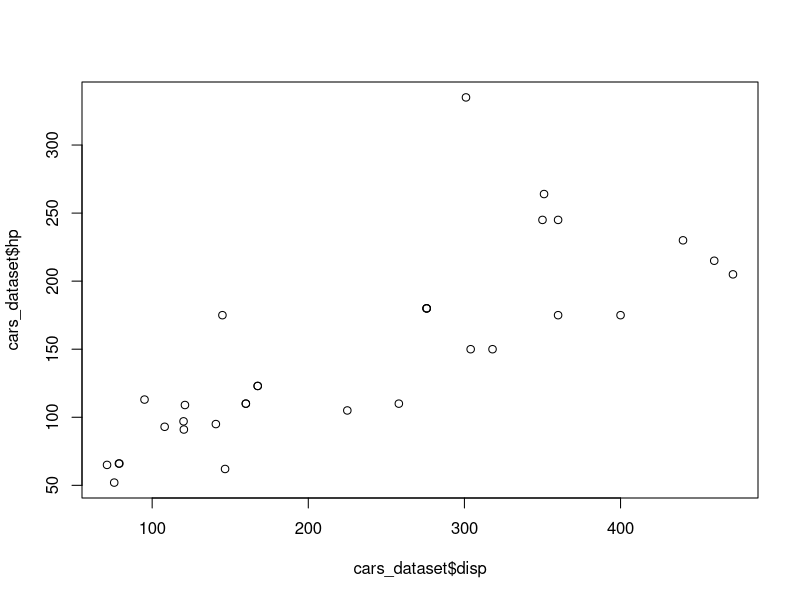
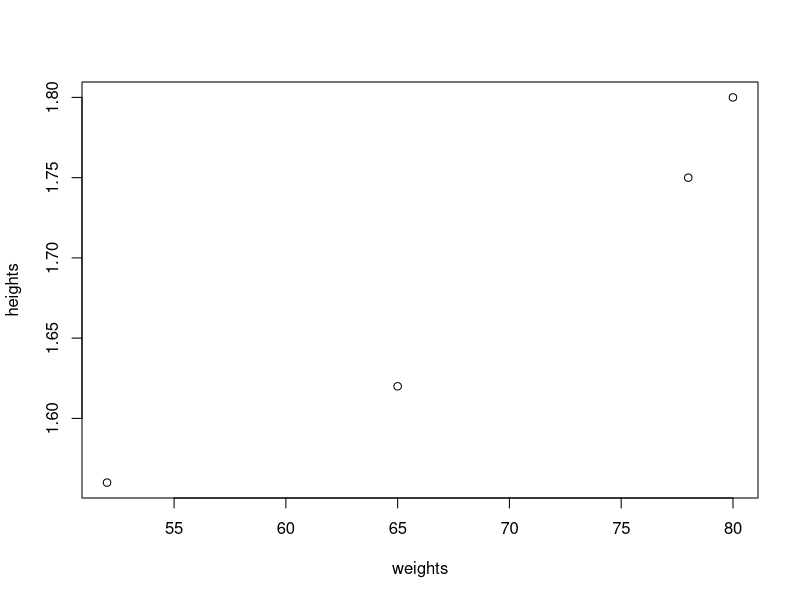
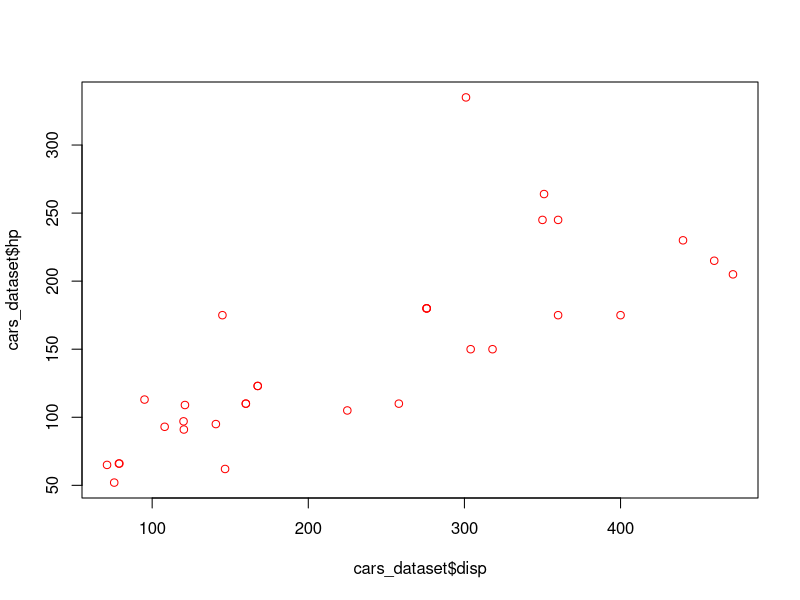
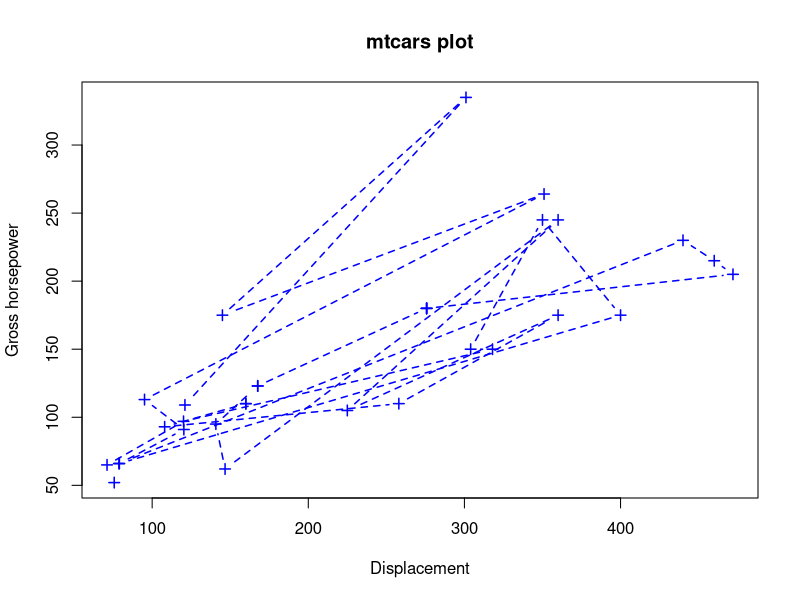
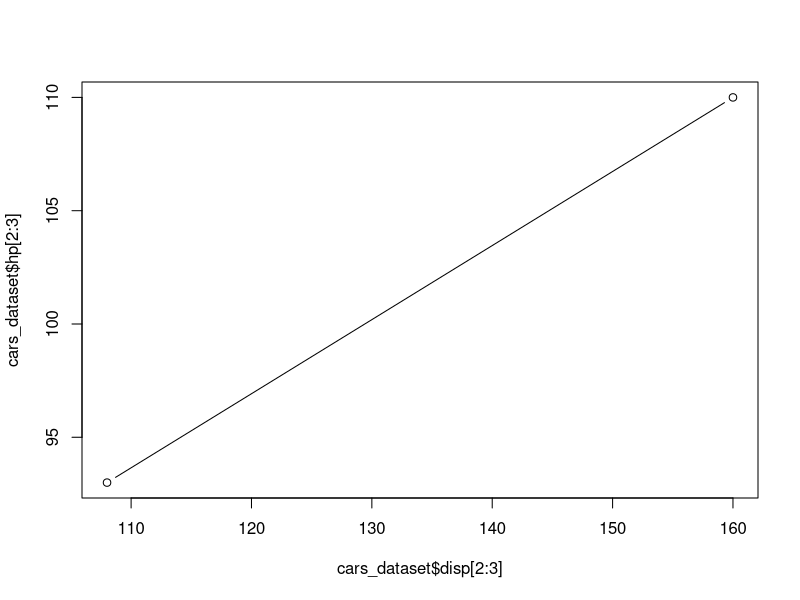
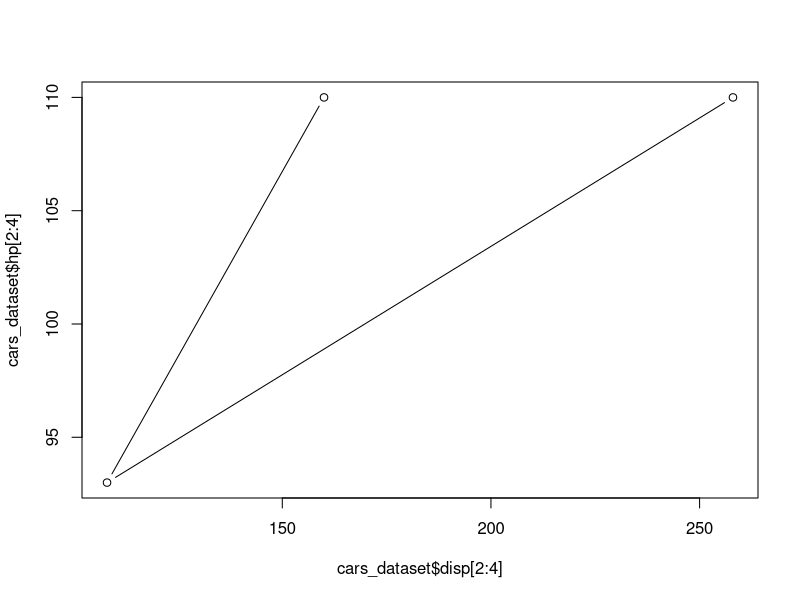
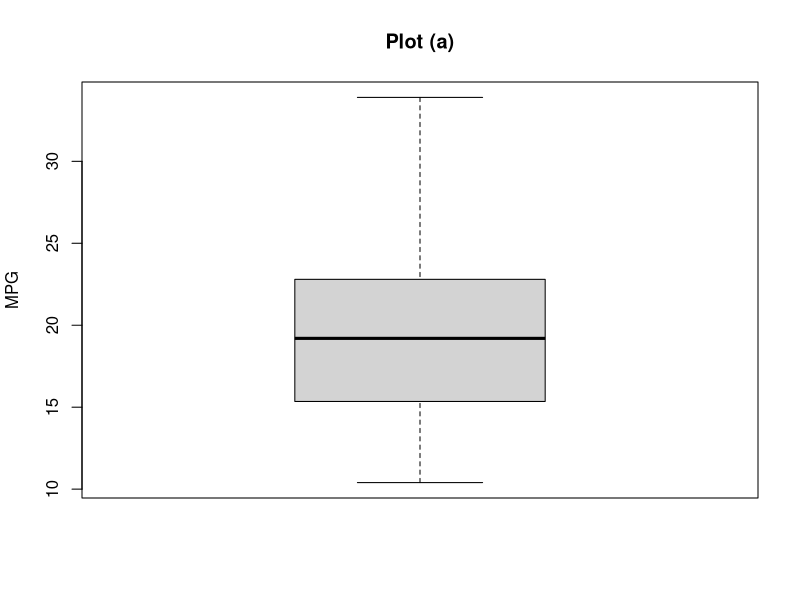
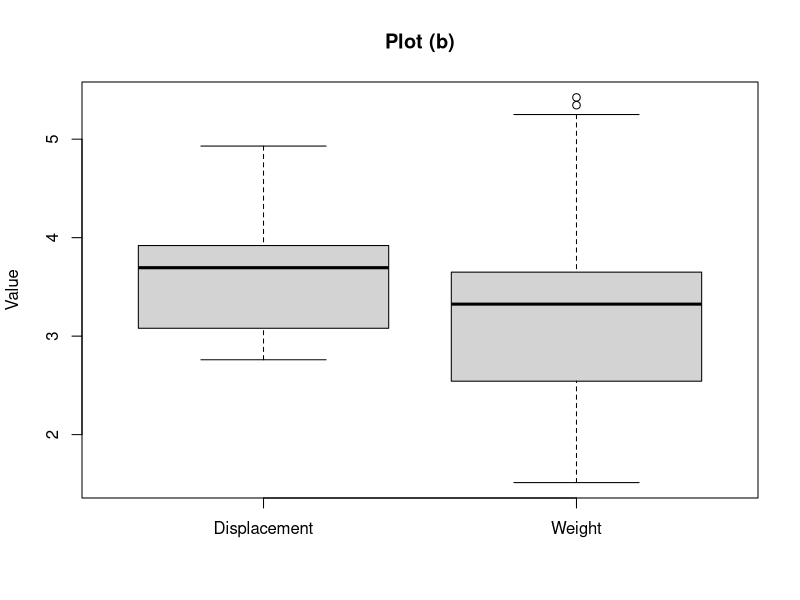

Here is the R script that generated these plots, in order:
#R: A first look course
#Sheet 3: Data analysis and visualisation
#IT Services, University of Oxford
#Srinivasa Rao, 2022

#3.1 Simple analysis
# This isn't a statistics course, and it doesn't assume any knowledge of statistics, so there's
# a limit to how much data analysis I can teach you.  But we're going to cover some basic
# techniques, particularly of what's known as "exploratory data analysis": the initial things
# you do when you first have a dataset.

# The following line reloads the mtcars dataset.  You don't need to run it if "cars_dataset" is still
# loaded from the last worksheet (you can check in the Environment pane at top-right); however,
# re-running it won't do any harm.

cars_dataset <- read.csv("Data/mtcars.csv")

# So what kind of analysis can we do?  Let's start with getting some summary statistics.

summary(cars_dataset)

# "summary" is an R function that can be applied to all sorts of different things.  It's worth
# trying it when you see a new type of object: it's likely that someone's coded an interpretation
# for the summary function.

# Here, it's giving us summary statistics for each of the columns: the minimum, lower quartile,
# median, mean, upper quartile and maximum.  That is, except for the column of characters,
# where it just tells us what we already know: that it's a column of characters.

# What if we wanted the standard deviation of each column?  The function we need here is "sd",
# and we can use it column-by-column if we wish.

sd(cars_dataset$mpg)

# If we want to apply it to multiple columns, we can use the function "apply".

apply(cars_dataset, 2, sd)

# Here "cars_dataset" is the data frame, "2" indicates that we want to apply the function to each column
# (it's less likely, but if you wanted to apply something to each row you'd put a "1" there
# instead) and "sd" is the function we want to apply.

# You'll probably get a warning message when you run this: although it looks like an error,
# a warning is subtly different.  It doesn't necessarily mean anything's gone wrong, but there
# is something that R wants you to pay attention to.  In this case, it's telling you that it
# doesn't know how to calculate the standard deviation of one of the columns: the one with the
# names of the cars.  That makes sense!  So R has replaced it with "NA", which R uses to
# represent a missing value.  (It stands for "not available" in this context.)

# (An aside, while we're on the subject: two similar things you'll see in R are "NaN" and "Inf".
# "NaN" means "not a number", and is what you get when you try to calculate:

0/0

# Meanwhile "Inf" means infinity, and is what you get when you try to calculate:

1/0

# These cases are slightly different from just "no data", and you might want to deal with them
# separately, which is why R gives them alternative names to "NA".  You don't need to worry
# too much about this, though.)

# You might not want the ugly red text, though, especially if you were outputting the results
# of your code into a document automatically (more on that later).  To get rid of it, we just
# need to get rid of the problematic column.

cars_dataset.no.names <- cars_dataset[,-1] #Remove first column
apply(cars_dataset.no.names, 2, sd)

# EXERCISE 7
# Write R code to calculate the mean of each column of "cars_dataset.no.names", using "apply".  (Sometimes
# it's more convenient to just have the vector of values you need, rather than the full "summary"
# output.)  The function to calculate the mean is called "mean", as you might expect!
# Check against the output of "summary" to make sure it's worked.






# We can also make new columns by doing operations, just like we did with vectors.  For instance,
# suppose we wanted a new column that recorded each car's horsepower per cylinder.  (I don't
# know much about cars, but this probably isn't all that meaningful in real life!)  We can use
# the dollar operator to define a new column, like this:

cars_dataset$hp.per.cyl <- cars_dataset$hp/cars_dataset$cyl

# Type "head(cars_dataset)" into the console and you'll see (the start of) the new column.

# EXERCISE 8
# Add another new column to the table that displays the total number of gears and carburettors
# each car has.  Call it "gear.plus.carb".





#3.2 Plots
# We can't hope to cover all the different types of plot that R can do in one course.  But
# we'll cover a few of the most common types.  Let's start with a scatter plot, for which
# the command is "plot".

plot(cars_dataset$disp, cars_dataset$hp)

# You'll usually be plotting columns of a data frame against each other, but you can use
# this for any two vectors, in fact:

heights <- c(1.56, 1.62, 1.8, 1.75)
weights <- c(52, 65, 80, 78) #The values from sheet 1
plot(weights, heights)

# By default, R plots every point as a black circle.  We can change this using additional
# inputs, or "arguments", to the function plot.  We need to specify the names of these, like so:

plot(cars_dataset$disp, cars_dataset$hp, col="red") #Makes the points red

# This is what we use a single "=" sign for!  The reasons for this are a little bit
# too technical to write here without going into a long digression, but feel free to ask
# me what's going on here!  Otherwise, just note that sometimes our inputs have this "="
# structure and sometimes they don't; also note that the ones without the "=" always come first
# and their order matters, whereas the order of inputs with "=" doesn't matter (just the
# names).

# We can use these names to specify graphical features of the plot:
# - "col", as we've seen, takes a text string (enclosed in quotes) determining the colour
#   of the points; it can also take a number, with the numbers being assigned to different
#   colours
# - "pch" is a number which determines the type of symbol used for each point (the default
#   being a circle)
# - "type" takes a text string which tells R what type of plot to do: "p" for points (the
#   default), "l" for lines", "b" for both, and more (type "?base::plot" into the console
#   to see a full list).
# - "lty" takes a number that determines what kind of line to draw (e.g. a dotted line)
# - "lwd" takes a number that determines how wide the lines should be
# - "xlab" and "ylab" take text strings for the axis labels (the default being the names
#   of the vectors/columns that you're plotting)
# - "main" takes a text string for the chart title (the default being to have no title)
# So, putting these together:

plot(cars_dataset$disp, cars_dataset$hp, col="blue", type="b", pch = 3, lty = 2, lwd = 1.5,
     xlab = "Displacement", ylab = 'Gross horsepower', main = "mtcars plot")

# Notice that we've split this command across multiple lines of code.  That's fine, because
# the open bracket, not matched by a close bracket, tells R after seeing the first line that
# there's more to come, and R acknowledges this in the console by displaying a "+" instead of
# a ">" at the start of the line.  Something similar happens if you open a character string
# with a quotation mark and don't close it.  This can lead to an error if you forget to close
# your brackets or your quotes!
     
# EXERCISE 8A (optional, trickier)
# The lines in the plot above create a jumbled mess.  What's determining the order in which the
# lines are drawn?  (Hint: try plotting the second and third points with
plot(cars_dataset$disp[2:3], cars_dataset$hp[2:3], type="b")
# and then add the fourth using
plot(cars_dataset$disp[2:4], cars_dataset$hp[2:4], type="b")
# and observe the difference.)






# EXERCISE 9
# Make a new plot of "wt" against "drat" from the data frame cars_dataset, using green, and using the
# symbol encoded by 2 for each point.  Label the axes appropriately.  (Remember you can type
# "?mtcars" in the console to find out what the values represent.)






# What about other types of plot?
# EXERCISE 10
# Run each of the following lines of code.  Underneath each, write a comment saying what it
# does.
boxplot(cars_dataset$mpg, main = "Plot (a)", ylab= "MPG")
# (a)
boxplot(cars_dataset$drat, cars_dataset$wt, ylab = "Value", names = c("Displacement", "Weight"),
        main = "Plot (b)")
# (b)
hist(cars_dataset$disp, main = "Plot (c)", xlab= "Displacement")
# (c)

# Bar charts are a little harder.  Suppose we wanted to make a bar chart of the values of "gear".
# If you try
barplot(cars_dataset$gear)
# you'll notice it doesn't do what you want.  That's because the input to barplot has to be the
# heights of the bars - that is the number of values of each type.  To do this we use
(gear.tab <- table(cars_dataset$gear))
barplot(gear.tab, xlab = "Number of gears", ylab = "Frequency")
# The brackets around the first line force R to display the table, so you can see what the
# function "table" does.  You don't need to put the brackets around to make the chart.

# EXERCISE 11
# Statisticians hate pie charts with a passion, but you can make one using the function "pie" (if
# you really must) which works in the same way as "barplot".  Make a pie chart of the values of
# "carb", the number of carburettors of each car.






#3.3 (Optional) Linear models
# This bit is a bit statsy, but is a useful thing to know about.  In simple terms, a linear model
# between two "continuous" variables is a way of fitting a line of best fit on the graph 
# of those variables.  (A continuous variable is one where the values can be any
# number, including decimals, within a given range: like "disp", "hp", and "drat" in mtcars, but
# not "cyl", "vs".  ["Disp" and "hp" only have whole-number values as recorded: but that's 
# because they've been rounded to the nearest whole number, not because of anything intrinsic.])

# You can fit a linear model using the function "lm", and the symbol "~" (Shift+# on Windows;
# Shift+` [the key to the left of Z] on Mac):
mod.1 <- lm(cars_dataset$hp~cars_dataset$drat)
mod.2 <- lm(hp~drat, data = cars_dataset)
# mod.1 and mod.2 are the same thing, but the latter way of writing it is a little more elegant
# when you come to dealing with more complex models with more than two parameters.

# The convention here is the opposite way around from the one for plots: the thing you want on
# the y-axis comes FIRST, before the tilde, and the x-axis variable comes after the TILDE.

# There are two simple things we can do with a linear model, starting with
summary(mod.1)
# which gives summary statistics for the fit of the line of best fit, including the "R-squared",
# which is a measure of correlation between the variables.  (R-squared is between zero and one,
# with higher numbers representing better correlation.)  I won't explain all the other things
# in the summary output (feel free to ask me!), except to say that the two values under the word
# "Estimate" are the intercept and slope, in that order, of the line of best fit.

# We can also plot the line of best fit using the function "abline", which is a whole separate
# line of code after the one for the plot.  It will add the line of best fit to whatever plot
# you made most recently, even if it was a completely different plot!  So we want to run:
plot(cars_dataset$drat, cars_dataset$hp, xlab="Rear axle ratio", ylab = "Horsepower")
abline(mod.1, col = "red", lty = 2, lwd= 5)
# Notice that we can (optionally) use "col", "lty" and "lwd" to specify the colour, line type
# and width of the line - the other graphical parameters are for points, so don't make sense
# here.

# EXERCISE 11A
# Make a plot of "qsec" against "wt", with "qsec" on the y-axis, showing a coral-coloured line
# of best fit.  (You can get a full list of the permitted colour names by entering "colours()"
# into the console.)






